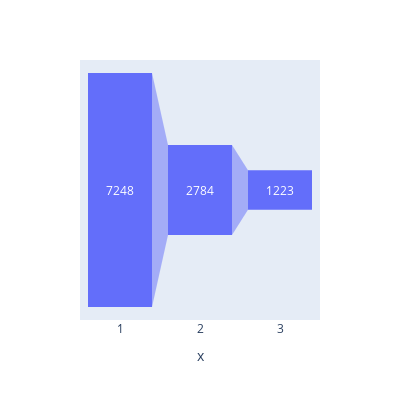

Notebook code for this chart:
### Code cell
import plotly.express as px
fig = px.funnel(y=joy_agg['tweet.retweet_count'].values, x=joy_agg['joy_bin'].values,width=400, height=400)
fig.show()

### Figure 1 — Plotly figure (JSON) as saved in the notebook; plotly's stock layout.template omitted (floating-point values rounded to 4 significant figures)
{"data": [{"hovertemplate": "x=%{x}<br>y=%{y}<extra></extra>", "legendgroup": "", "marker": {"color": "#636efa"}, "name": "", "orientation": "v", "showlegend": false, "type": "funnel", "x": [1, 2, 3], "xaxis": "x", "y": [7248, 2784, 1223], "yaxis": "y"}], "layout": {"height": 400, "legend": {"tracegroupgap": 0}, "margin": {"t": 60}, "width": 400, "xaxis": {"anchor": "y", "domain": [0, 1], "title": {"text": "x"}}, "yaxis": {"anchor": "x", "domain": [0, 1], "title": {"text": "y"}}}}
